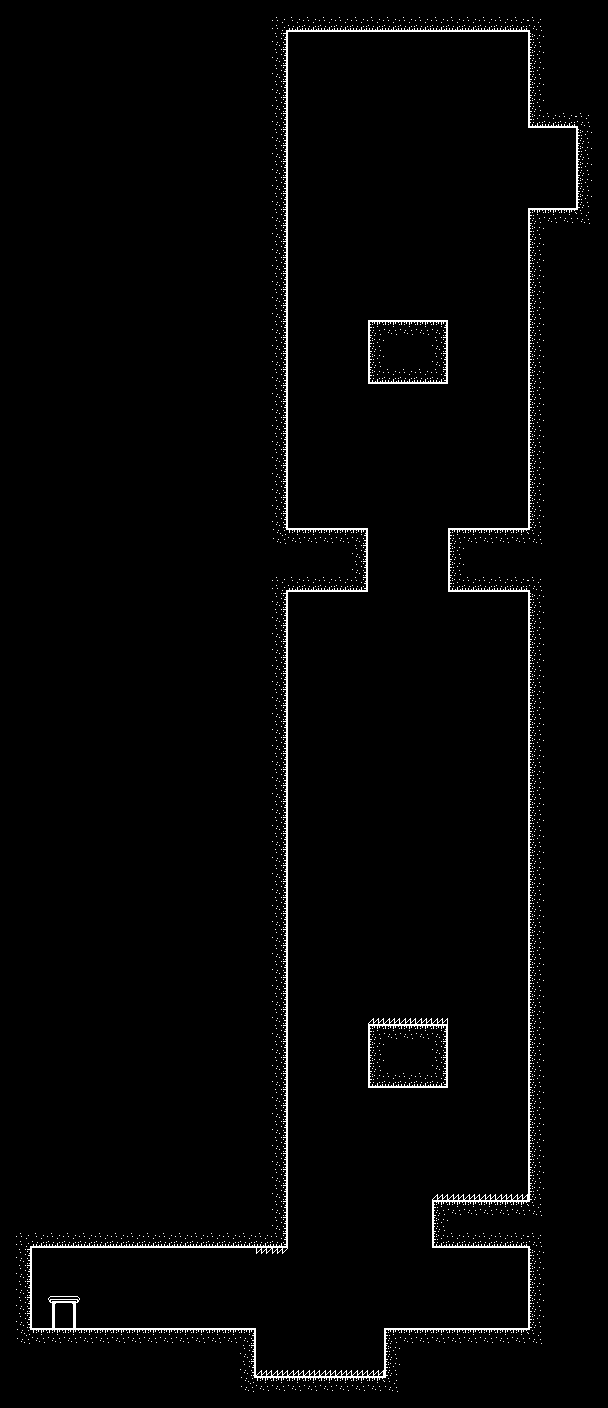

Below is a game level as drawn by its tile map, then a one-line description and the .tmx that defines it (tile-layer data replaced by summaries):
An orthogonal 38x88 tile map with 16x16 px tiles, 1 tile layer (Tiles), 2 tilesets and 31 objects (4x RedBlock, 4x GreenBlock, RedBox, NextStage, Start).

<map version="1.10" tiledversion="1.10.2" orientation="orthogonal" renderorder="right-down" width="38" height="88" tilewidth="16" tileheight="16" infinite="0" nextlayerid="9" nextobjectid="60">
 <tileset firstgid="1" source="amproject.tsx" />
 <tileset firstgid="50" source="dragonheart.tsx" />
 <layer id="1" name="Tiles" width="38" height="88" locked="1">
  <data>[3344 cells, 2133 non-empty, 19 distinct tile ids]</data>
 </layer>
 <objectgroup id="2" name="Grounds" locked="1">
  <object id="39" x="368" y="320" width="80" height="64" />
  <object id="40" x="272" y="528" width="96" height="64" />
  <object id="41" x="448" y="528" width="96" height="64" />
  <object id="42" x="368" y="1024" width="80" height="64" />
  <object id="43" x="432" y="1200" width="112" height="48" />
  <object id="44" x="384" y="1328" width="160" height="64" />
  <object id="45" x="528" y="208" width="64" height="8" />
  <object id="46" x="528" y="16" width="64" height="112" />
  <object id="47" x="576" y="112" width="8" height="112" />
  <object id="48" x="528" y="208" width="8" height="1136" />
  <object id="49" x="240" y="1376" width="160" height="8" />
  <object id="50" x="248" y="1328" width="8" height="64" />
  <object id="51" x="16" y="1328" width="240" height="8" />
  <object id="52" x="24" y="1232" width="8" height="112" />
  <object id="53" x="16" y="1240" width="272" height="8" />
  <object id="54" x="280" y="16" width="8" height="1232" />
 </objectgroup>
 <objectgroup id="3" name="Spikes" locked="1">
  <object id="4" x="368.125" y="1016.63" width="80" height="7.5" />
  <object id="6" x="432" y="1192" width="95.8182" height="7.81818" />
  <object id="7" x="255.818" y="1247.27" width="32" height="7.45455" />
  <object id="56" x="256.239" y="1370" width="127.58" height="6" />
 </objectgroup>
 <objectgroup id="4" name="Objects" locked="1">
  <object id="10" name="RedBox" x="479.875" y="1295.88" width="32" height="32">
   <properties>
    <property name="class" value="box" />
    <property name="color" value="red" />
   </properties>
  </object>
  <object id="55" name="NextStage" x="64" y="1312">
   <properties>
    <property name="class" value="scenePortal" />
    <property name="scene" value="LevelGreenZoneM2" />
   </properties>
   <point />
  </object>
 </objectgroup>
 <objectgroup id="5" name="Start" locked="1">
  <object id="1" name="Start" x="552" y="208">
   <point />
  </object>
 </objectgroup>
 <objectgroup id="7" name="Bricks" locked="1">
  <object id="12" name="RedBlock" x="448" y="1024" width="80" height="64">
   <properties>
    <property name="color" value="red" />
   </properties>
  </object>
  <object id="13" name="RedBlock" x="288" y="1024" width="80" height="64">
   <properties>
    <property name="color" value="red" />
   </properties>
  </object>
  <object id="14" name="GreenBlock" x="288" y="784" width="80" height="64">
   <properties>
    <property name="color" value="green" />
   </properties>
  </object>
  <object id="15" name="GreenBlock" x="368" y="784" width="80" height="64">
   <properties>
    <property name="color" value="green" />
   </properties>
  </object>
  <object id="16" name="GreenBlock" x="448" y="784" width="80" height="64">
   <properties>
    <property name="color" value="green" />
   </properties>
  </object>
  <object id="17" name="RedBlock" x="368" y="528" width="80" height="64">
   <properties>
    <property name="color" value="red" />
   </properties>
  </object>
  <object id="18" name="GreenBlock" x="288" y="320" width="80" height="64">
   <properties>
    <property name="color" value="green" />
   </properties>
  </object>
  <object id="19" name="RedBlock" x="448" y="320" width="80" height="64">
   <properties>
    <property name="color" value="red" />
   </properties>
  </object>
 </objectgroup>
 <objectgroup id="8" name="OneWays" locked="1" />
</map>
